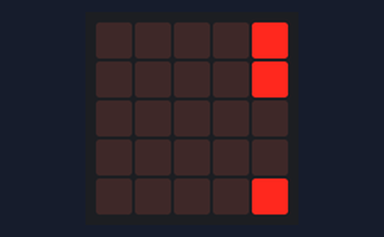
The program below on a simulated BBC micro:bit (MakeCode). Shown: the board's 5×5 LED display.

Above: at 0.2 s.
At 1.4 s:
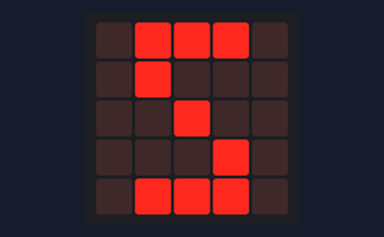
At 3.0 s:
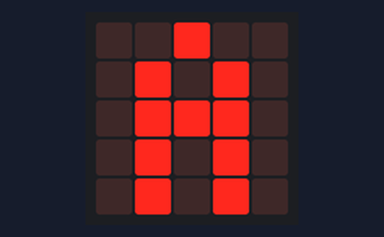
At 6.2 s:
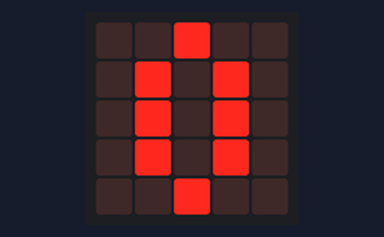
At 9.4 s:
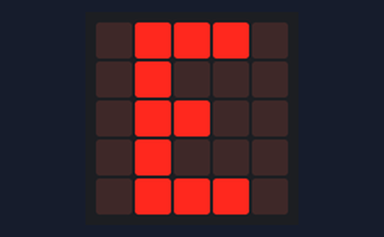
At 12.62 s:
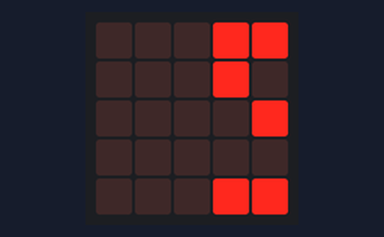

Measured:
- by itself, everything shown: repeats every 12.0 s, in 30 steps
- what the display in image 1 shows lasts 0.4 s, from 1.2 s to 1.6 s

The program:

main.ts
```typescript
basic.forever(function () {
    basic.showLeds(`
        . . . . #
        . . . . #
        . . . . .
        . . . . .
        . . . . #
        `)
    basic.showLeds(`
        . . . # #
        . . . # .
        . . . . #
        . . . . .
        . . . # #
        `)
    basic.showLeds(`
        . . # # #
        . . # . .
        . . . # .
        . . . . #
        . . # # #
        `)
    basic.showLeds(`
        . # # # .
        . # . . .
        . . # . .
        . . . # .
        . # # # .
        `)
    basic.showLeds(`
        # # # . .
        # . . . #
        . # . . #
        . . # . #
        # # # . #
        `)
    basic.showLeds(`
        # # . . #
        . . . # .
        # . . # #
        . # . # .
        # # . # .
        `)
    basic.showLeds(`
        # . . # .
        . . # . #
        . . # # #
        # . # . #
        # . # . #
        `)
    basic.showLeds(`
        . . # . .
        . # . # .
        . # # # .
        . # . # .
        . # . # .
        `)
    basic.showLeds(`
        . # . . #
        # . # . #
        # # # . #
        # . # . #
        # . # . #
        `)
    basic.showLeds(`
        # . . # .
        . # . # .
        # # . # .
        . # . # .
        . # . # #
        `)
    basic.showLeds(`
        . . # . .
        # . # . .
        # . # . .
        # . # . .
        # . # # #
        `)
    basic.showLeds(`
        . # . . .
        . # . . .
        . # . . .
        . # . . .
        . # # # .
        `)
    basic.showLeds(`
        # . . . .
        # . . . #
        # . . . #
        # . . . #
        # # # . .
        `)
    basic.showLeds(`
        . . . . #
        . . . # .
        . . . # .
        . . . # .
        # # . . #
        `)
    basic.showLeds(`
        . . . # .
        . . # . #
        . . # . #
        . . # . #
        # . . # .
        `)
    basic.showLeds(`
        . . # . .
        . # . # .
        . # . # .
        . # . # .
        . . # . .
        `)
    basic.showLeds(`
        . # . . #
        # . # . #
        # . # . #
        # . # . #
        . # . . #
        `)
    basic.showLeds(`
        # . . # #
        . # . # .
        . # . # #
        . # . # .
        # . . # .
        `)
    basic.showLeds(`
        . . # # #
        # . # . #
        # . # # #
        # . # . .
        . . # . .
        `)
    basic.showLeds(`
        . # # # .
        . # . # .
        . # # # .
        . # . . .
        . # . . .
        `)
    basic.showLeds(`
        # # # . #
        # . # . #
        # # # . #
        # . . . #
        # . . . #
        `)
    basic.showLeds(`
        # # . # #
        . # . # .
        # # . # #
        . . . # .
        . . . # #
        `)
    basic.showLeds(`
        # . # # #
        # . # . .
        # . # # .
        . . # . .
        . . # # #
        `)
    basic.showLeds(`
        . # # # .
        . # . . .
        . # # . .
        . # . . .
        . # # # .
        `)
    basic.showLeds(`
        # # # . #
        # . . . #
        # # . . #
        # . . . .
        # # # . #
        `)
    basic.showLeds(`
        # # . # .
        . . . # .
        # . . # .
        . . . . .
        # # . # .
        `)
    basic.showLeds(`
        # . # . .
        . . # . .
        . . # . .
        . . . . .
        # . # . .
        `)
    basic.showLeds(`
        . # . . .
        . # . . .
        . # . . .
        . . . . .
        . # . . .
        `)
    basic.showLeds(`
        # . . . .
        # . . . .
        # . . . .
        . . . . .
        # . . . .
        `)
    basic.showLeds(`
        . . . . .
        . . . . .
        . . . . .
        . . . . .
        . . . . .
        `)
})
```

test.ts
```typescript
// les tests vont ici ; cela ne sera pas compilé si ce paquet est utilisé en tant qu'extension.
```
